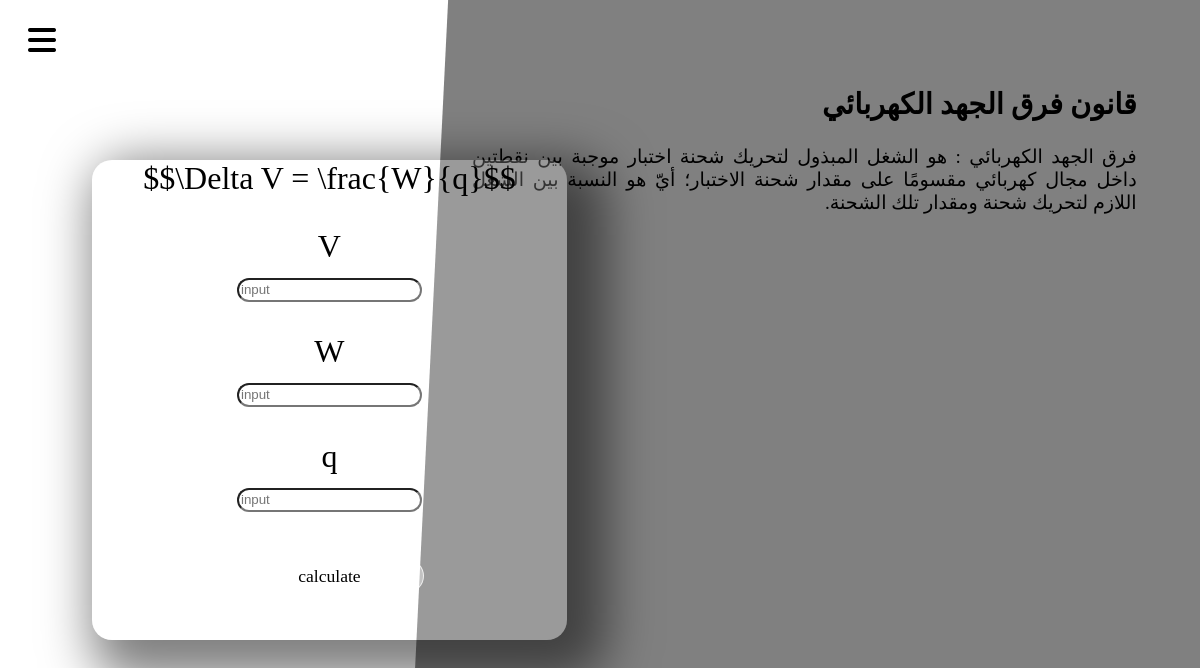
The app's page /calculator/4 with its own data.
### app.py (models this page shows)
class Equation(db.Model):
    id = db.Column(db.Integer, primary_key=True)
    equation = db.Column(db.String(200), nullable=False)
    inputs = db.Column(db.Text, nullable=False)
    latex = db.Column(db.String(200), nullable=False)
    title_en = db.Column(db.String(200), nullable=False)
    title_ar = db.Column(db.String(200), nullable=False)
    info_en = db.Column(db.String(2000), nullable=True)
    info_ar = db.Column(db.String(2000), nullable=True)
    img = db.Column(db.String(500), nullable=True)
    video = db.Column(db.String(400), nullable=True)

### app.py (the view, shortened to what this page needs)
@app.route('/calculator/<int:id>', methods=['POST', 'GET'])
def calculator(id):
    eq = Equation.query.get(id)
    eqs = Equation.query.all()
    return render_template('calculator.html', equation=eq, output={}, equations=eqs)

### app.py (called while the page is built)
@app.before_request
def before_request():
    session.permanent = True
    app.permanent_session_lifetime = timedelta(minutes=50)

### templates/calculator.html (shortened to what this page needs)
{% extends 'base.html' %}
{% block head %}
<link rel="stylesheet" href="/static/calculator.css">
{% endblock %}
{% block body %}
<div class="navbar-part">
    <i class="fas fa-bars menu"></i>
</div>
<div class="body-wrapper">
    <div class="info-wrapper">
        <div class="info">
            <h2 style="text-align: right;">{{ equation.title_ar }}</h2>
            {{ equation.info_ar|safe }}
        </div>
    </div>
    <div class="inputs">
        <form action="/calculator/{{equation.id}}" method="post" name="inputs" id="inputs" onsubmit="return validateForm()">
            <div class="latex">
                {{equation.latex}}
            </div>
            {%- for input in equation.inputs.split(',') %}
            <div class="input-wrapper">
                <label for="{{input}}" class="input-label">{{input}}</label>
                <br>
                <input type="text" placeholder="input" name="{{input}}" class="input" id="{{input}}" value="{{output[input]}}" onkeydown="
                    // try {
                    //     clearTimeout(b)
                    // } catch (error) {
                    // }
                    // b = setTimeout(() => document.forms['inputs'].submit(), 3000)
                ">
                <br>
            </div>
            {%- endfor %}
            <div class="submit" onclick="if(validateForm()){document.getElementById('inputs').submit()}">
                <span>calculate</span>
            </div>
            <div class="spacer" style="height: 1rem; min-height: 1rem;"></div>
        </form>
    </div>
</div>
{% endblock %}

### static/style.css (style rules this page uses)
html, body { height: 100%; margin: 0; padding: 0; font-size: 16px; }
body { --body-bg: rgb(187, 245, 230); transition: background-color 3s; background-color: var(--body-bg); }
.latex { display: inline-block; }

### static/calculator.css (style rules this page uses)
html { box-sizing: border-box; }
*, *::before, *::after { box-sizing: inherit; }
body { --font-size: 2rem; --navbar-width: 7%; padding: 0rem; text-align: center; font-size: var(--font-size); background: url('http://papers.co/wallpaper/papers.co-vg40-polygon-dark-bw-art-graphic-pattern-34-iphone6-plus-wallpaper.jpg') fixed; }
.body-wrapper { --container-height: 100%; height: 100%; display: grid; padding-left: calc(var(--navbar-width) + 0.5rem); grid-template-columns: repeat(7, 1fr); grid-template-rows: repeat(5, 1fr); justify-content: stretch; position: relative; }
.inputs { position: relative; z-index: 2; grid-column: 1 / 4; grid-row: 2 / 5; border-radius: 20px; background-color: rgba(255, 255, 255, 0.2); box-shadow: 20px 20px 50px 20px rgba(0, 0, 0, 0.5); display: flex; flex-direction: column; justify-content: flex-start; overflow: auto; }
.body-wrapper > .inputs { direction: rtl; }
form#inputs { height: 100%; width: 100%; display: flex; flex-direction: column; justify-content: space-between; align-items: center; direction: ltr; }
.info-wrapper { position: relative; grid-column: 3 / -1; grid-row: 1 / -1; z-index: 2; padding: 8%; background-color: gray; clip-path: polygon(5% 0, 100% 0, 100% 100%, 0 100%); overflow: auto; }
.info { background-color: gray; font-size: 1.2rem; text-align: justify; height: max-content; }
.info p { direction: rtl; text-align-last: right; }
.input { border-radius: 5000px; height: 1.5rem; transition: all 0.5s; }
.submit { width: 40%; height: 7%; min-width: 40%; min-height: 7%; border-radius: 150px; background-color: rgba(255, 255, 255, 0.4); border: 1px solid rgba(255, 255, 255, 0.75); font-size: 1.1rem; cursor:pointer; position: relative; overflow: hidden; display: flex; align-items: center; justify-content: center; margin: 1rem 0 0 0; transition: all 0.4s; }
.submit::before { content: ''; width: 100%; height: 100%; background-color: rgba(0, 0, 0, 0.8); position: absolute; left: -100%; top: 0; transition: all 0.4s; }
.submit span { z-index: 3; }
.spacer { width: 50px; }
.navbar-part { --nav-color: rgba(255, 255, 255, 0.7); display: flex; align-items: center; justify-content: center; height: 10%; width: var(--navbar-width); position: fixed; left: 0%; top: 0%; z-index: 15; background-color: var(--nav-color); transition: all 0.4s; }
.navbar-part > i { position: absolute; top: 50%; left: 50%; transform: translate(-50%, -50%); transition: all 0.4s; }

### records on screen
Equation: title_ar "قانون فرق الجهد الكهربائي", info_ar "فرق الجهد الكهربائي : هو الشغل المبذول لتحريك شحنة اختبار موجبة بين نقطتين داخل مجال كهربائي مقسومًا على مقدار شحنة الاختبار؛ أيّ هو النسبة بين الشغل اللازم لتحريك شحنة ومقدار تلك الشحنة.", latex "$$\\Delta V = \\frac{W}{q}$$"

### other values on screen
{{ input }} "V" "W" "q"
